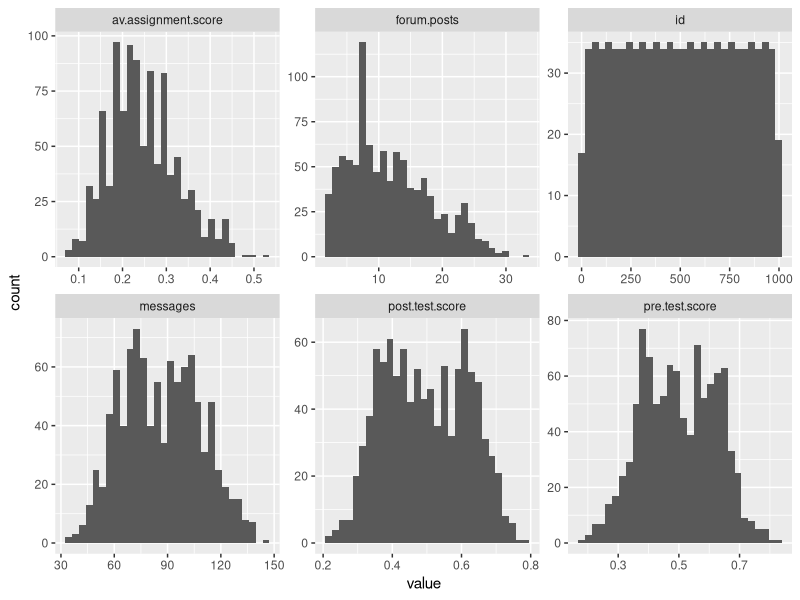
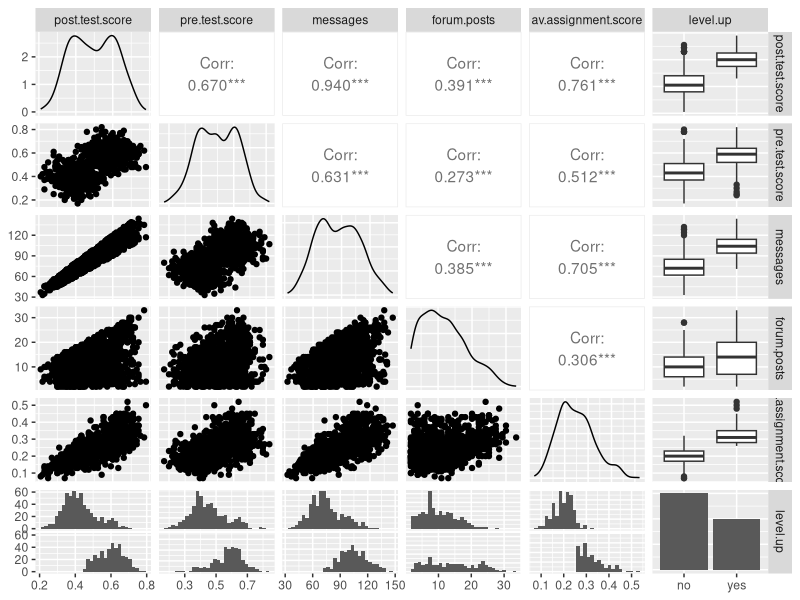
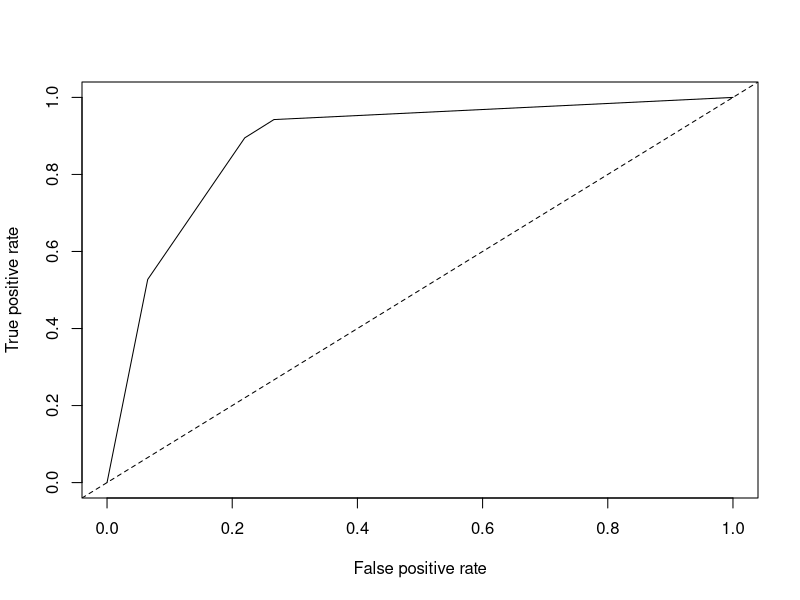
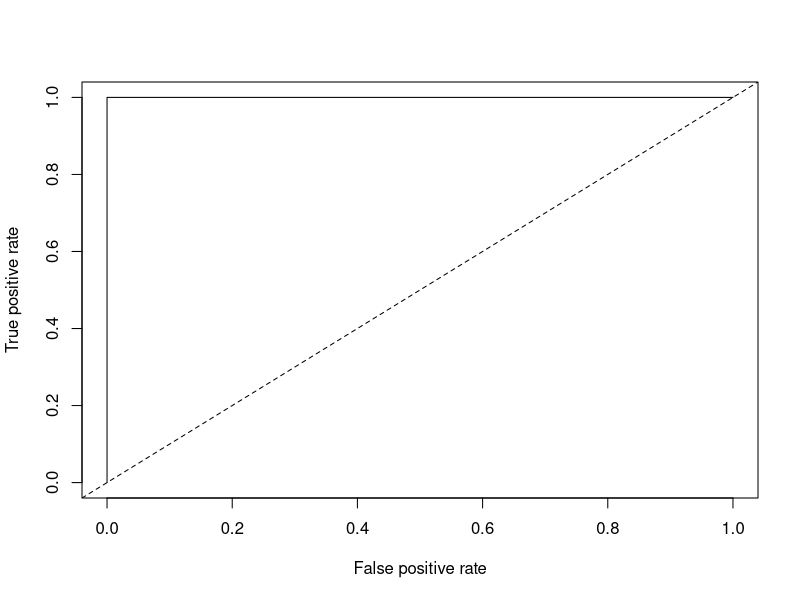

These charts were generated, in order, by the following R code:
## ---- chunk 1
library(purrr)
library(tidyr)
library(dplyr)
library(ggplot2)
#install.packages("GGally")
library(GGally)
library(rpart)
data1 <- read.csv("online.data.csv")
## ---- chunk 2
#Start by creating histograms of the distributions for all variables (#HINT: look up "facet" in the ggplot documentation)
data1 %>%keep(is.numeric)%>% gather() %>% 
  ggplot(aes(value)) +
    facet_wrap(~ key, scales = "free") +
    geom_histogram()
#Then visualize the relationships between variables
ggpairs(select(data1, -id))

#Try to capture an intution about the data and the relationships
#strong correlation

## ---- chunk 3
#Create a classification tree that predicts whether a student "levels up" in the online course using three variables of your choice (As we did last time, set all controls to their minimums)
library(rpart)
class <- rpart(level.up ~ pre.test.score + messages + forum.posts,
                        data = data1)


#Plot and generate a CP table for your tree 
printcp(class)
post(class,file = "class.ps",title = "level.up")
#Generate a probability value that represents the probability that a student levels up based your classification tree 

class2 <- prune.rpart(class, cp = 0.01125)
printcp(class2)
data1$pred <- predict(class, type = "prob")[,2]

#Last class we used type = "class" which predicted the classification for us, this time we are using type = "prob" to see the probability that our classififcation is based on.
## ---- chunk 4
#install.packages("ROCR")
library(ROCR)

#Plot the curve
pred.detail <- prediction(data1$pred, data1$level.up) 
plot(performance(pred.detail, "tpr", "fpr"))
abline(0, 1, lty = 2)

#Calculate the Area Under the Curve
unlist(slot(performance(pred.detail,"auc"), "y.values"))#Unlist liberates the AUC value from the "performance" object created by ROCR

#Now repeat this process, but using the variables you did not use for the previous model and compare the plots & results of your two models. Which one do you think was the better model? Why?

class3<-rpart((level.up)~post.test.score + av.assignment.score,method="class",data=data1)
printcp(class3)

data1$pred1 <- predict(class3, type = "prob")[,2] 
pred.detail1<-prediction(data1$pred1, data1$level.up)
plot(performance(pred.detail1, "tpr", "fpr"))+abline(0, 1, lty = 2,)
unlist(slot(performance(pred.detail1,"auc"), "y.values"))

#The first one i think was the better model, because the auc of first model is higher.

## ---- chunk 5
#Look at the ROC plot for your first model. Based on this plot choose a probability threshold that balances capturing the most correct predictions against false positives. Then generate a new variable in your data set that classifies each student according to your chosen threshold.

#I use 0.7 this time.
data1$threshold.pred1 <- ifelse(data1$pred >= 0.7, 1, 0)

#Now generate three diagnostics:

data1$accuracy.model1 <- mean(ifelse(data1$level.up == data1$threshold.pred1, 1, 0))

#True positive,false positive, false negative
data1$truepos<-ifelse(data1$level.up == 1 & data1$threshold.pred1 == 1,1,0)
data1$falsepos<-ifelse(data1$level.up == 0 & data1$threshold.pred1 == 1,1,0)
data1$falseneg<-ifelse(data1$level.up == 1 & data1$threshold.pred1 == 0,1,0)

data1$precision.model1 <- sum(data1$truepos.model1)/(sum(data1$truepos.model1) + sum(data1$falsepos.model1))

data1$recall.model1 <- sum(data1$truepos.model1)/(sum(data1$truepos.model1) + sum(data1$falseneg.model1))

#Finally, calculate Kappa for your model according to:

#First generate the table of comparisons
table1 <- table(data1$level.up, data1$threshold.pred1)

#Convert to matrix
matrix1 <- as.matrix(table1)

#Calculate kappa
kappa(matrix1, exact = TRUE)/kappa(matrix1)

#Now choose a different threshold value and repeat these diagnostics. What conclusions can you draw about your two thresholds?

#I use 0.5 this time.
data1$threshold.pred2 <- ifelse(data1$pred > 0.5, 1,0)
data1$accuracy.model2 <- mean(ifelse(data1$level.up == data1$threshold.pred2, 1, 0))
data1$truepos.model2 <- ifelse(data1$level.up == "1" & data1$threshold.pred2 == "1", 1, 0)
data1$falsepos.model2 <- ifelse(data1$level.up == "0" & data1$threshold.pred2 == "1", 1,0)
data1$falseneg.model2 <- ifelse(data1$level.up == "1" & data1$threshold.pred2 == "0", 1,0)
data1$precision.model2 <- sum(data1$truepos.model2)/(sum(data1$truepos.model2) + sum(data1$falsepos.model2))
data1$recall.model2 <-  sum(data1$truepos.model2)/(sum(data1$truepos.model2) + sum(data1$falseneg.model2))
#Table
table2 <- table(data1$level.up, data1$threshold.pred2)
#Matrix
matrix2 <- as.matrix(table2)
#Kappa
kappa(matrix2, exact = TRUE)/kappa(matrix2)
matrix1
matrix2
##Model 1 kappa value is 1.04; Model 2 kappa value is 0.99. Theredore model 2 is better.
